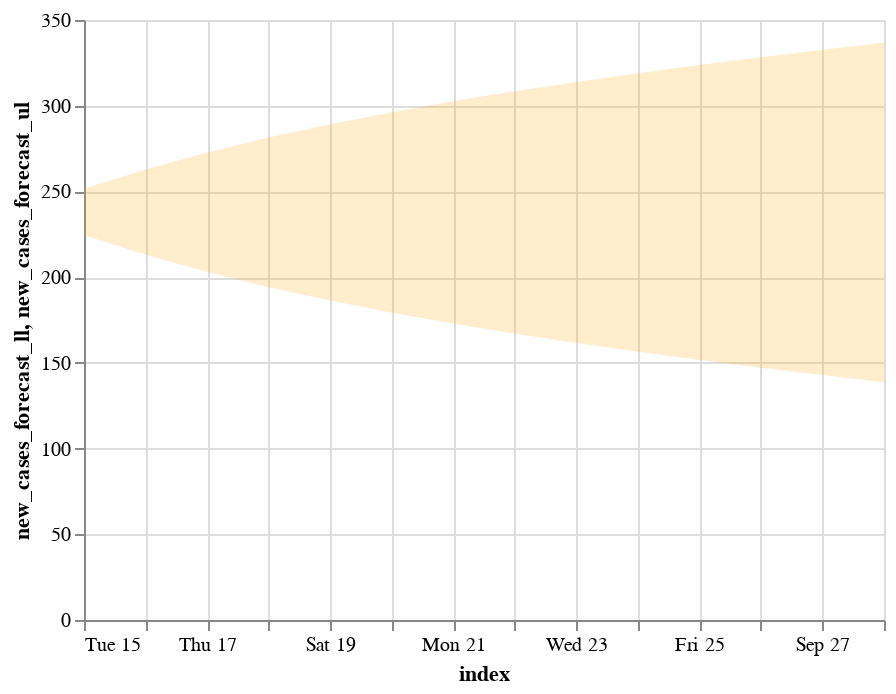

Notebook source saved alongside this figure:
### Code cell
confint_plot = alt.Chart(conf_int).mark_area(opacity=0.2, color='orange').encode(
    alt.X('index:T'),
    alt.Y('new_cases_forecast_ll'),
    alt.Y2('new_cases_forecast_ul')
)
confint_plot

### Figure 1 — Vega-Lite specification as saved in the notebook (floating-point values rounded to 4 significant figures)
{"config": {"view": {"continuousWidth": 400, "continuousHeight": 300}}, "data": {"name": "data-ee950602e76fd47d50bff73fe46907f3"}, "mark": {"type": "area", "color": "orange", "opacity": 0.2}, "encoding": {"x": {"type": "temporal", "field": "index"}, "y": {"type": "quantitative", "field": "new_cases_forecast_ll"}, "y2": {"field": "new_cases_forecast_ul"}}, "$schema": "https://vega.github.io/schema/vega-lite/v4.8.1.json", "datasets": {"data-ee950602e76fd47d50bff73fe46907f3": [{"index": "2020-09-15T00:00:00", "new_cases_forecast_ll": 224.4, "new_cases_forecast_ul": 251.8}, {"index": "2020-09-16T00:00:00", "new_cases_forecast_ll": 213.1, "new_cases_forecast_ul": 262.8}, {"index": "2020-09-17T00:00:00", "new_cases_forecast_ll": 203.0, "new_cases_forecast_ul": 272.7}, {"index": "2020-09-18T00:00:00", "new_cases_forecast_ll": 194.2, "new_cases_forecast_ul": 281.4}, {"index": "2020-09-19T00:00:00", "new_cases_forecast_ll": 186.3, "new_cases_forecast_ul": 289.2}, {"index": "2020-09-20T00:00:00", "new_cases_forecast_ll": 179.3, "new_cases_forecast_ul": 296.2}, {"index": "2020-09-21T00:00:00", "new_cases_forecast_ll": 172.9, "new_cases_forecast_ul": 302.6}, {"index": "2020-09-22T00:00:00", "new_cases_forecast_ll": 167.0, "new_cases_forecast_ul": 308.5}, {"index": "2020-09-23T00:00:00", "new_cases_forecast_ll": 161.6, "new_cases_forecast_ul": 313.9}, {"index": "2020-09-24T00:00:00", "new_cases_forecast_ll": 156.5, "new_cases_forecast_ul": 319.0}, {"index": "2020-09-25T00:00:00", "new_cases_forecast_ll": 151.7, "new_cases_forecast_ul": 323.8}, {"index": "2020-09-26T00:00:00", "new_cases_forecast_ll": 147.2, "new_cases_forecast_ul": 328.3}, {"index": "2020-09-27T00:00:00", "new_cases_forecast_ll": 142.9, "new_cases_forecast_ul": 332.6}, {"index": "2020-09-28T00:00:00", "new_cases_forecast_ll": 138.7, "new_cases_forecast_ul": 336.8}]}}
